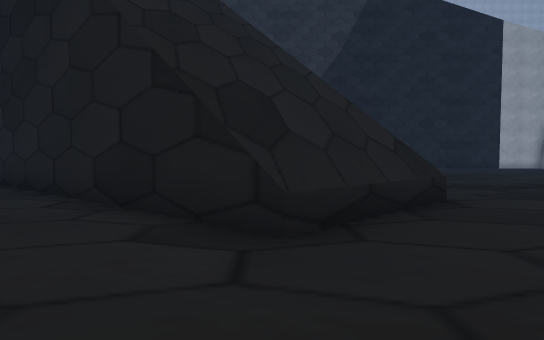
[1] (above)

20 first-person views from a walk through a scene from a Unity 3-D project. The camera is 1.5 m above the floor, tilts 2° down and sees 75° across. The floor is counted in squares, 2 m on a side. Each view is taken from the middle of a square. On the plan, view 1 faces up. The plan holds only what a view shows up to about 11 squares ahead; the rest is blank. The place goes on beyond the plan. The player character is not drawn. Some animated figures are left out. Some surface patterns are stand-ins.

[2]
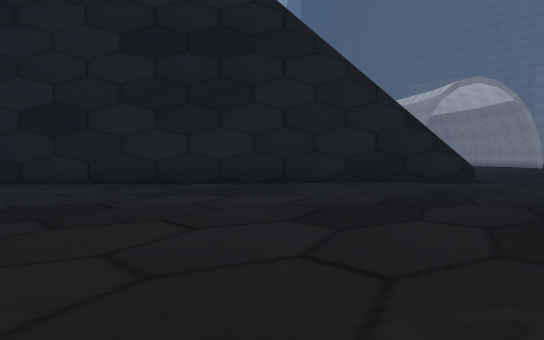

[3]
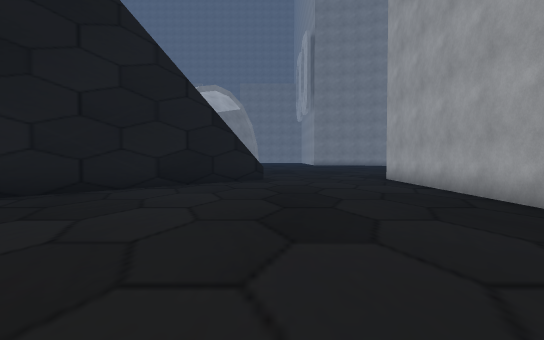

[4]
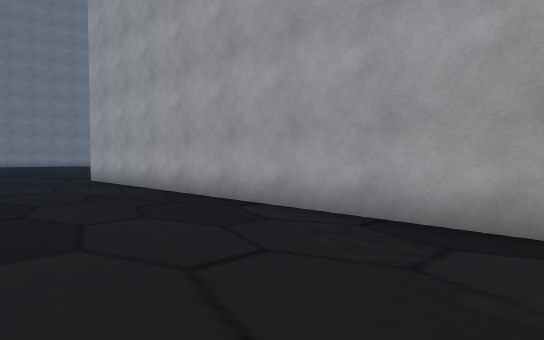

[5]
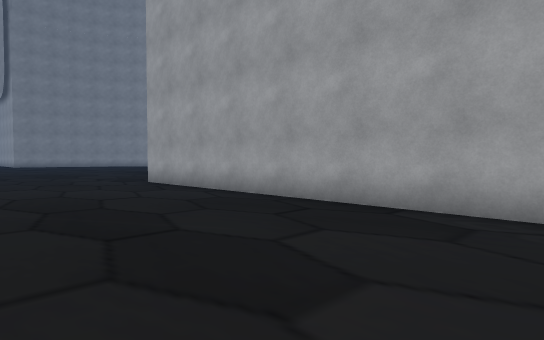

[6]
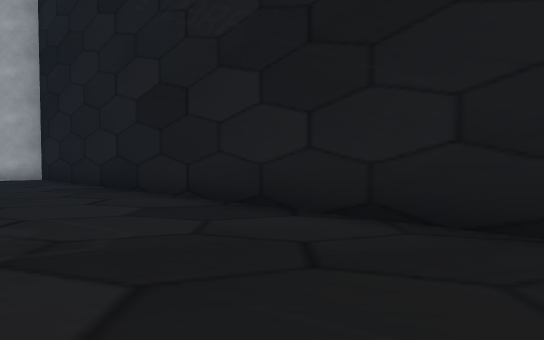

[7]
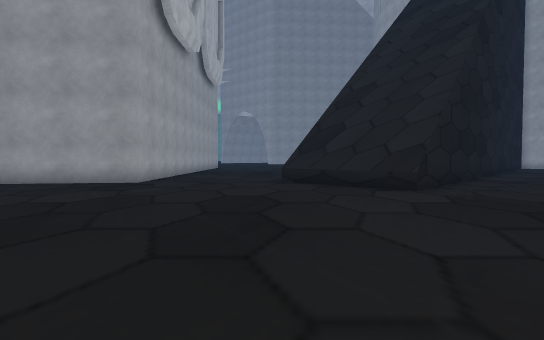

[8]
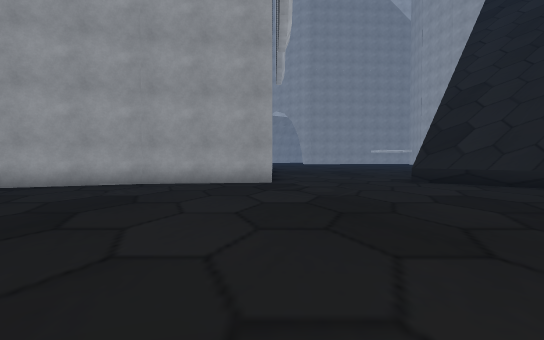

[9]
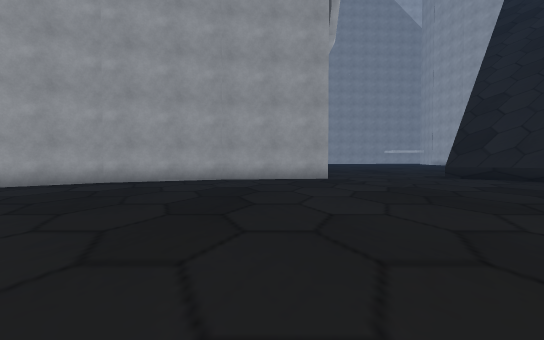

[10]
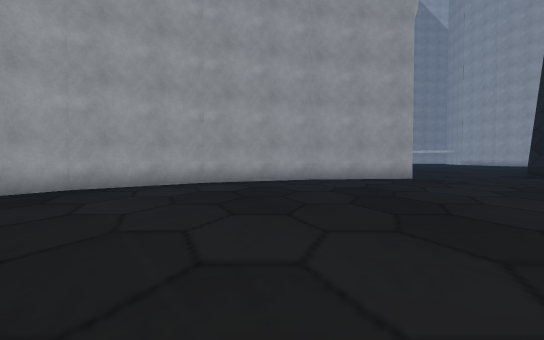

[11]
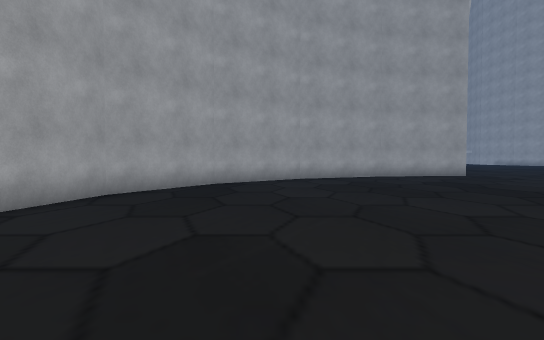

[12]
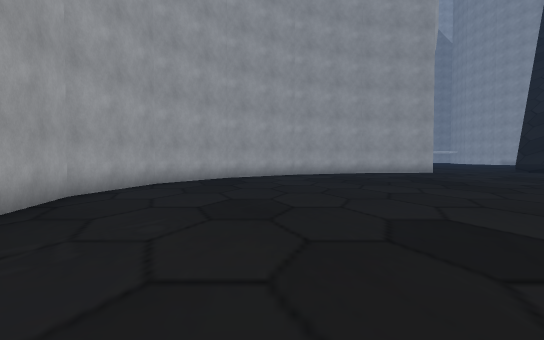

[13]
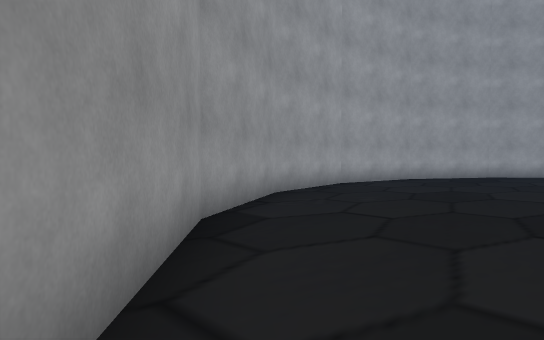

[14]
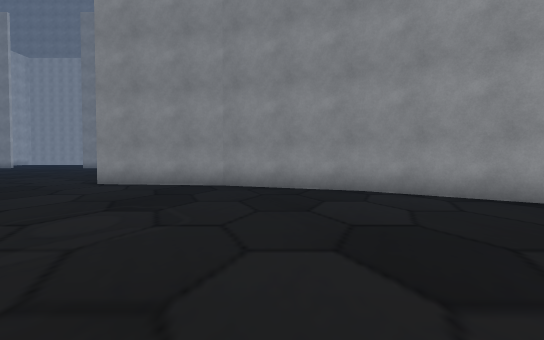

[15]
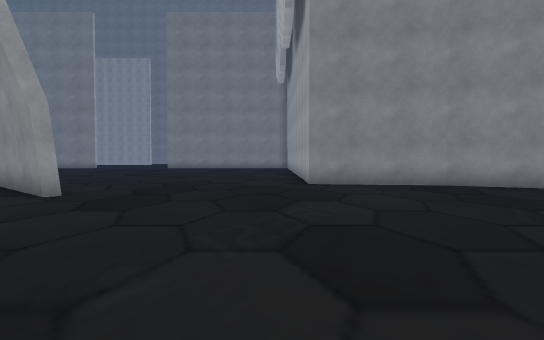

[16]
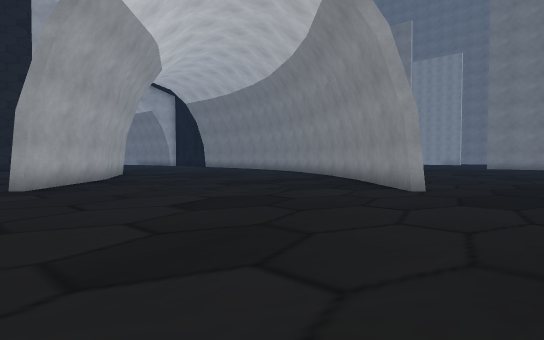

[17]
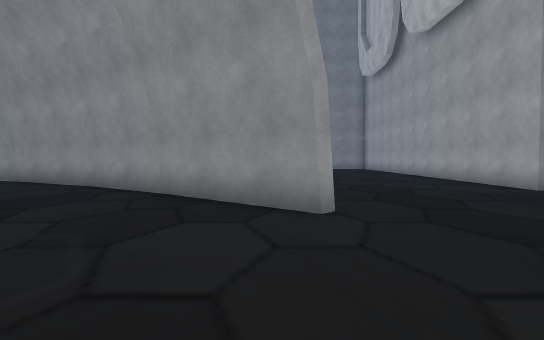

[18]
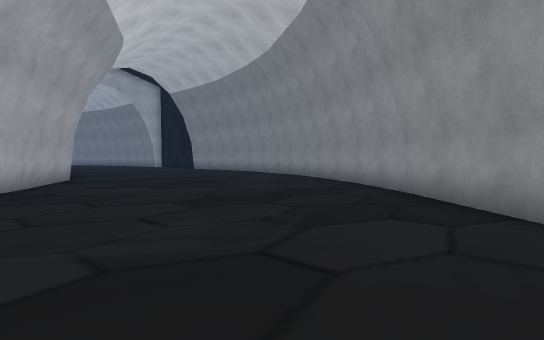

[19]
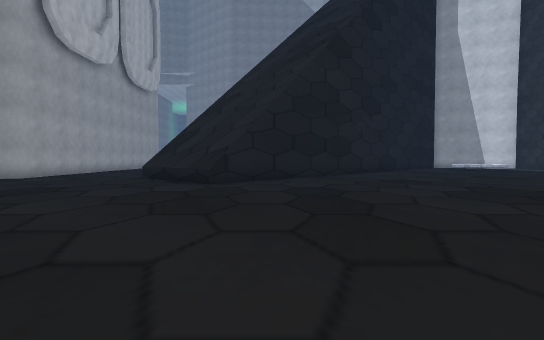

[20]
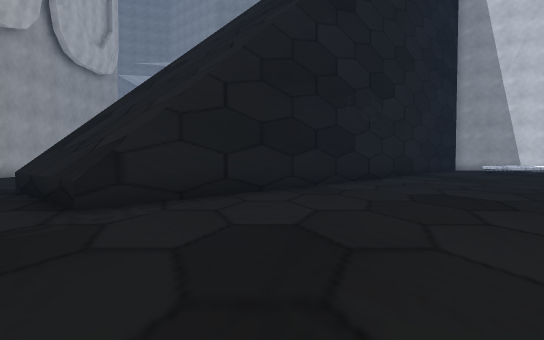

### Floor plan
Points are (right, up) in squares from view 1. A wall is a line through its corners. A room is listed if a view was taken in it or the views show most of it. See-through windows are left out.
Room 1 (views 1, 2, 3, 4, 5, 6)
walls: (-11.5, -1) (0.4, -1); (0.1, 3.3) (-12.5, 14.1)
ways out: opening at (0, 1) to room 2
Room 2 (views 7, 8, 9, 10, 11, 12, 13, 14, 15, 16, 17, 18, 19, 20)
walls: (19, 4.1) (18.7, 4.4) (21.3, 7.3) (23.2, 9.8); (15.4, 13.4) (12.6, 10.4); (15.8, 14) (15.3, 13.3); (0.4, -1) (1, -4.8); (16.2, 14.6) (15.8, 13.9); (23.1, 9.7) (25, 12.9); (0.9, -4.6) (2.5, -8); (19.9, -8.1) (21.5, -4.7) (22, -1.1) (25.1, -1.1); (2.4, -7.9) (4.9, -10.6) (7.9, -12.3) (11.2, -12.9) (14.6, -12.3) (17.6, -10.6) (20, -8); (-3, 11.4) (3.1, 6.2)
low walls: (3.1, 6.2) (0.1, 3.3)
ways out: opening at (0, 1) to room 1

Positions as (right, up) in squares from view 1, and headings:
1: (0, 0), facing up
2: (-12, 0), facing up-right
3: (-12, 3), facing right
4: (-12, 3), facing down-right
5: (-10, 4), facing down-right
6: (-7, 4), facing up
7: (11, 3), facing left
8: (11, -1), facing left
9: (13, -3), facing left
10: (13, -6), facing left
11: (15, -9), facing left
12: (18, -9), facing left
13: (20, -7), facing down-left
14: (12, -6), facing right
15: (12, 0), facing right
16: (11, 1), facing up-right
17: (14, 5), facing right
18: (14, 4), facing up-right
19: (13, 8), facing left
20: (8, 9), facing left
